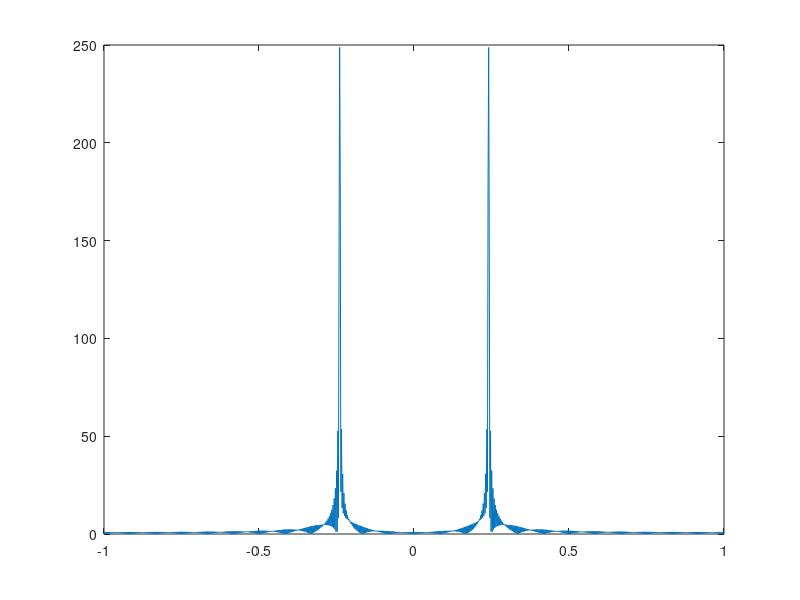
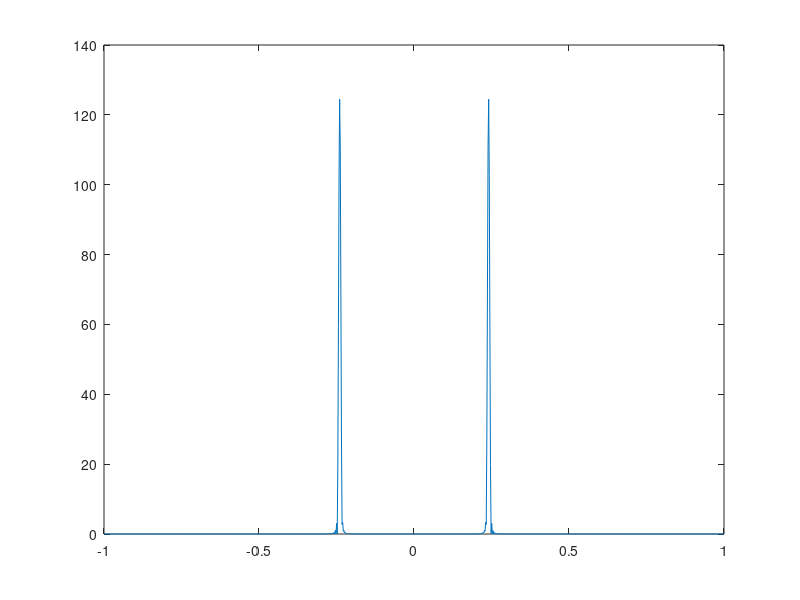

Recreate these plots in MATLAB, in order.
clc; clear all; close all;
% w0 = 0.2*pi;
% w1 = 0.22*pi;
% w2 = 0.6*pi;
N = 1024;
n = 0:1000;
x = cos(0.754*n) ;%+ cos(w1*n) + cos(w2*n);
fn=linspace(-1,1-1/N,N);
% x1=x(1:25);
% x2=x(1:50);
x3=x(1:500);
figure(1)
% subplot(3,1,1), plot(fn,abs(fftshift(fft(x1,N))));
% subplot(3,1,2), plot(fn,abs(fftshift(fft(x2,N))));
% subplot(3,1,3),
plot(fn,abs(fftshift(fft(x3,N))));
% X1=x1'.*(hann(25));
% X2=x2'.*(hann(50));
X3=x3'.*(hann(500));
figure(2)
% subplot(3,1,1), plot(fn,abs(fftshift(fft(X1,N))));
% subplot(3,1,2), plot(fn,abs(fftshift(fft(X2,N))));
% subplot(3,1,3),

plot(fn,abs(fftshift(fft(X3,N))));
